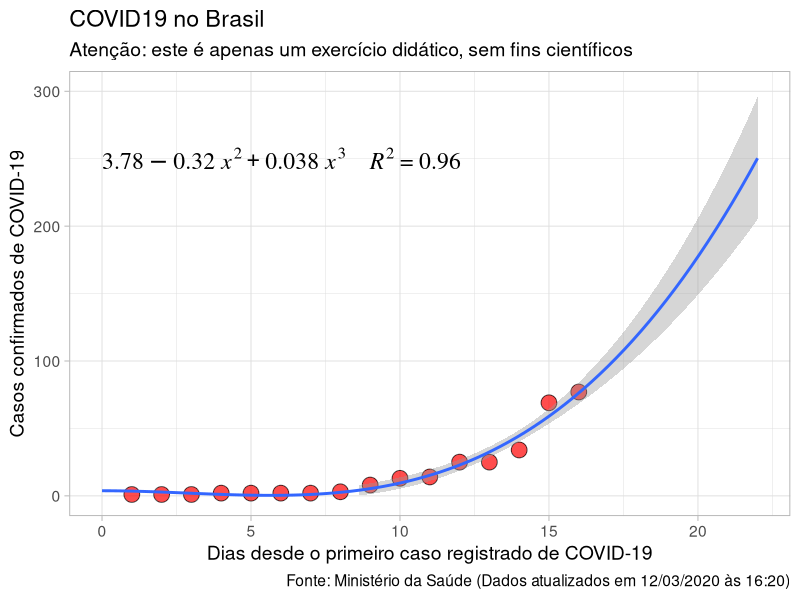

The R source for this figure:
library(ggplot2)
library(readr)
library(polynom)

covid19 <- read_delim("covid19_brasil.csv",
                      ";", escape_double = FALSE, col_types = cols(datas = col_datetime(format = "%d/%m/%Y")),
                      trim_ws = TRUE)
covid19_1<-covid19
colnames(covid19_1)<-c('datas', "y", "x")
my.formula<-y~I(x^2)+I(x^3)
m <- lm(my.formula, covid19_1)
summary(m)
m
my.eq<-"3.78 - 0.32*x^2 + 0.038*x^3"
p<-ggplot(data=covid19, aes(t,casos)) + xlim(0,22)+ylim(0,300)+
  geom_point(alpha=0.7, shape=21, fill="red", colour="black", size=5) +
  geom_smooth(method="lm", se=TRUE, formula=y~I(x^2)+I(x^3), fullrange=TRUE)
label.text <- paste(gsub("x", "~italic(x)", my.eq, fixed = TRUE),
                    paste("italic(R)^2",
                          format(summary(m)$r.squared, digits = 2),
                          sep = "~`=`~"),
                    sep = "~~~~")
p<-p+labs(y="Casos confirmados de COVID-19", x = "Dias desde o primeiro caso registrado de COVID-19", caption = "Fonte: Ministério da Saúde (Dados atualizados em 12/03/2020 às 16:20)") +
  ggtitle("COVID19 no Brasil", subtitle = "Atenção: este é apenas um exercício didático, sem fins científicos")
p<-p + theme_light(base_size = 14)
jpeg(filename = "covid19.jpg",width = 2500, height = 2500,
     units = "px",
     quality = 100,
     bg = "white",
     res = 300, family="serif")
p + annotate(geom = "text", x = 0, y = 250, label = label.text,
             family = "serif", hjust = 0, parse = TRUE, size =6)
dev.off()
